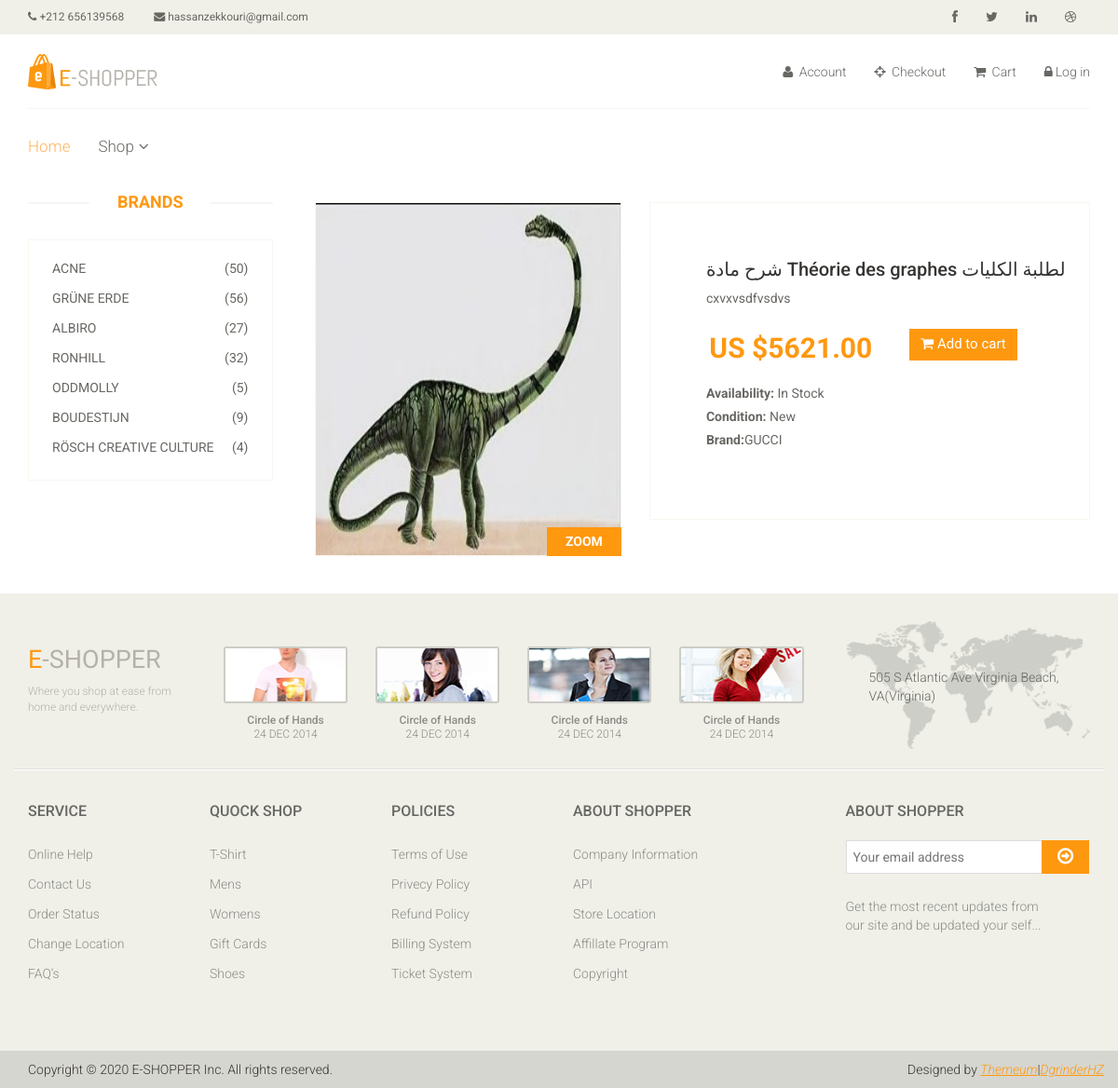
The page /products/1/ on the database its author committed.
### products/models.py (models this page shows, shortened)
class Product(models.Model):
    title = models.CharField(max_length=100)
    description = models.TextField(max_length=500, blank=True, null=True)
    price = models.PositiveIntegerField()
    created_at = models.DateTimeField(auto_now_add=True)
    brand = models.CharField(max_length=100)
    image = models.ImageField(upload_to='products', null=True)
    category = models.ForeignKey(Category, related_name='products', on_delete=models.CASCADE)

### products/views.py (the view)
# urls.py: path('products/<int:pk>/', ProductDetailView.as_view(), name='product_details'),
class ProductDetailView(DetailView):
    model = Product
    template_name = 'products/product-details.html'
    context_object_name = 'product'

### templates/products/product-details.html (shortened to what this page needs)
{% extends 'base.html' %}
{% block content %}
<section>
    <div class="container">
        <div class="row">
            <div class="col-sm-3">
                <div class="left-sidebar">
                    <div class="brands_products">
                        <h2>Brands</h2>
                        <div class="brands-name">
                            <ul class="nav nav-pills nav-stacked">
                                <li><a href="#"> <span class="pull-right">(50)</span>Acne</a></li>
                                <li><a href="#"> <span class="pull-right">(56)</span>Grüne Erde</a></li>
                                <li><a href="#"> <span class="pull-right">(27)</span>Albiro</a></li>
                                <li><a href="#"> <span class="pull-right">(32)</span>Ronhill</a></li>
                                <li><a href="#"> <span class="pull-right">(5)</span>Oddmolly</a></li>
                                <li><a href="#"> <span class="pull-right">(9)</span>Boudestijn</a></li>
                                <li><a href="#"> <span class="pull-right">(4)</span>Rösch creative culture</a></li>
                            </ul>
                        </div>
                    </div>
                </div>
            </div>
            <div class="col-sm-9 padding-right">
                <div class="product-details">
                    <div class="col-sm-5">
                        <div class="view-product">
                            <img src="{{product.image.url}}" alt="" />
                            <h3>ZOOM</h3>
                        </div>
                    </div>
                    <div class="col-sm-7">
                        <div class="product-information">
                            <h2>{{product.title | capfirst }}</h2>
                            <p> {{product.description}}</p>
                            <span>
                                <span>US ${{product.price | floatformat:2 }}</span>
                                <a href="{% url 'add_to_cart' product_id=product.id %}">
                                    <button type="button" class="btn btn-fefault cart">
                                        <i class="fa fa-shopping-cart"></i>
                                        Add to cart
                                    </button></a>
                            </span>
                            <p><b>Availability:</b> In Stock</p>
                            <p><b>Condition:</b> New</p>
                            <p><b>Brand:</b>{{product.brand | capfirst }}</p>
                        </div>
                    </div>
                </div>
            </div>
        </div>
    </div>
</section>
{% endblock %}

### static/css/main.css (style rules this page uses)
body { font-family: 'Roboto', sans-serif; position: relative; font-weight:400px; }
ul li { list-style: none; }
a { -webkit-transition: 300ms; -moz-transition: 300ms; -o-transition: 300ms; transition: 300ms; }
h1, h2, h3, h4, h5, h6 { font-family: 'Roboto', sans-serif; }
.left-sidebar h2, .brands_products h2 { color: #FE980F; font-family: 'Roboto', sans-serif; font-size: 18px; font-weight: 700; margin: 0 auto 30px; text-align: center; text-transform: uppercase; position: relative; z-index:3; }
.left-sidebar h2:after, h2.title:after { content: " "; position: absolute; border: 1px solid #f5f5f5; bottom:8px; left: 0; width: 100%; height: 0; z-index: -2; }
.left-sidebar h2:before { content: " "; position: absolute; background: #fff; bottom: -6px; width: 130px; height: 30px; z-index: -1; left: 50%; margin-left: -65px; }
.brands-name { border: 1px solid #F7F7F0; padding-bottom: 20px; padding-top: 15px; }
.brands-name .nav-stacked li a { background-color: #FFFFFF; color: #696763; font-family: 'Roboto', sans-serif; font-size: 14px; padding: 5px 25px; text-decoration: none; text-transform: uppercase; }
.padding-right { padding-right: 0; }
.product-details { overflow:hidden; }
.product-details { margin-bottom: 40px; overflow: hidden; margin-top: 10px; }
.view-product { position: relative; }
.view-product img { border: 1px solid #F7F7F0; height: 380px; width: 100%; }
.view-product h3 { background: #FE980F; bottom: 0; color: #FFFFFF; font-family: 'Roboto', sans-serif; font-size: 14px; font-weight: 700; margin-bottom: 0; padding: 8px 20px; position: absolute; right: 0; }
.product-information { border: 1px solid #F7F7F0; overflow: hidden; padding-bottom: 60px; padding-left: 60px; padding-top: 60px; position: relative; }
.product-information h2 { color: #363432; font-family: 'Roboto', sans-serif; font-size: 20px; margin-top: 0; }
.product-information p { color: #696763; font-family: 'Roboto', sans-serif; margin-bottom: 5px; }
.product-information span { display: inline-block; margin-bottom: 8px; margin-top: 18px; }
.product-information span span { color: #FE980F; float: left; font-family: 'Roboto', sans-serif; font-size: 30px; font-weight: 700; margin-right: 20px; margin-top: 0px; }
.cart { background: #FE980F; border: 0 none; border-radius: 0; color: #FFFFFF; font-family: 'Roboto', sans-serif; font-size: 15px; margin-bottom: 10px; margin-left: 20px; }

### rows shown on the page
Product: image (picture), title "شرح مادة Théorie des graphes لطلبة الكليات", description "cxvxvsdfvsdvs", price "5621.00", brand "GUCCI"
